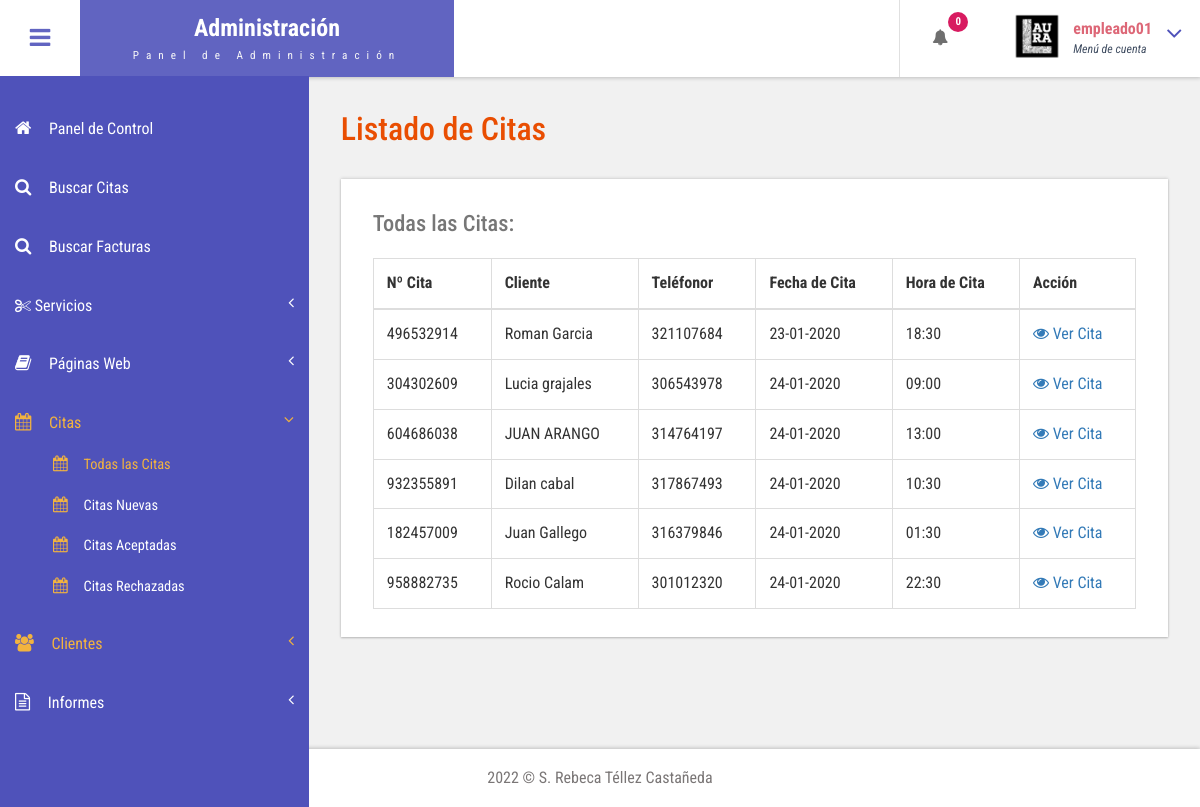
Page /admin/all-appointment.php (signed in) on the committed database.
### tables this page shows
CREATE TABLE
    IF NOT EXISTS `tblappointment` (
        `ID` INT(10) NOT NULL,
        `AptNumber` VARCHAR(80) DEFAULT NULL,
        `Name` VARCHAR(120) DEFAULT NULL,
        `Email` VARCHAR(120) DEFAULT NULL,
        `PhoneNumber` VARCHAR (9) DEFAULT NULL,
        `AptDate` VARCHAR(120) DEFAULT NULL,
        `AptTime` VARCHAR(120) DEFAULT NULL,
        `Services` VARCHAR(120) DEFAULT NULL,
        `ApplyDate` TIMESTAMP NULL DEFAULT CURRENT_TIMESTAMP,
        `Remark` VARCHAR(250) NOT NULL,
        `Status` VARCHAR(50) NOT NULL,
        `RemarkDate` TIMESTAMP NOT NULL DEFAULT '0000-00-00 00:00:00'
        ON
        UPDATE
            CURRENT_TIMESTAMP
    );

### admin/all-appointment.php (the view, shortened to what this page needs)
<?php
include('includes/dbconnection.php');
if (strlen($_SESSION['bpmsaid'] == 0)) {
	header('location:logout.php');
} else {
?>
	<!DOCTYPE HTML>
	<html>
	<head>
		<link href="css/bootstrap.css" rel='stylesheet' type='text/css' />
		<link href="css/style.css" rel='stylesheet' type='text/css' />
		<link href="css/font-awesome.css" rel="stylesheet">
		<link href="css/animate.css" rel="stylesheet" type="text/css" media="all">
		<link href="css/custom.css" rel="stylesheet">
	</head>
	<body class="cbp-spmenu-push">
		<div class="main-content">
			<?php include_once('includes/sidebar.php'); ?>
			<?php include_once('includes/header.php'); ?>
			<div id="page-wrapper">
				<div class="main-page">
					<div class="tables">
						<h3 class="title1">Listado de Citas</h3>
						<div class="table-responsive bs-example widget-shadow">
							<h4>Todas las Citas:</h4>
							<table class="table table-bordered">
								<thead>
									<th>Nº Cita</th>
									<th>Cliente</th>
									<th>Teléfonor</th>
									<th>Fecha de Cita</th>
									<th>Hora de Cita</th>
									<th>Acción</th>
								</thead>
								<tbody>
									<?php
									$ret = mysqli_query($con, "select *from  tblappointment");
									while ($row = mysqli_fetch_array($ret)) {
									?>
										<tr>
											<td><?php echo $row['AptNumber']; ?></td>
											<td><?php echo $row['Name']; ?></td>
											<td><?php echo $row['PhoneNumber']; ?></td>
											<td><?php
												$date = date_create($row['AptDate']);
												echo date_format($date, 'd-m-Y'); ?>
											</td>
											<td><?php
												$date = date_create($row['AptTime']);
												echo date_format($date, 'H:i'); ?>
											</td>
											<td>
												<a href="view-appointment.php?viewid=<?php echo $row['ID']; ?>">
													<i class="fa fa-eye"></i>
													Ver Cita
												</a>
											</td>
										</tr> <?php
											} ?>
								</tbody>
							</table>
						</div>
					</div>
				</div>
			</div>
			<?php include_once('includes/footer.php'); ?>
		</div>
	</body>
	</html>
<?php }  ?>

### admin/includes/sidebar.php (shortened to what this page needs)
<div class=" sidebar" role="navigation">
  <div class="navbar-collapse">
    <nav class="cbp-spmenu cbp-spmenu-vertical cbp-spmenu-left" id="cbp-spmenu-s1">
      <ul class="nav" id="side-menu">
        <li>
          <a href="dashboard.php"><i class="fa fa-home nav_icon"></i>Panel de Control</a>
        </li>
        <li>
          <a href="search-appointment.php" class="chart-nav"><i class="fa fa-search nav_icon"></i>Buscar Citas</a>
        </li>
        <li>
          <a href="search-invoices.php" class="chart-nav"><i class="fa fa-search nav_icon"></i>Buscar Facturas</a>
        </li>
        <li>
          <a href="add-services.php"><i class="fa fa-scissors"></i> Servicios<span class="fa arrow"></span> </a>
        </li>
        <li class="">
          <a href="about-us.php"><i class="fa fa-book nav_icon"></i>Páginas Web <span class="fa arrow"></span></a>
        </li>
        <li>
          <a href="all-appointment.php"><i class="fa fa-calendar nav_icon"></i>Citas<span class="fa arrow"></span></a>
          <ul class="nav nav-second-level collapse">
            <li>
              <a href="all-appointment.php"><i class="fa fa-calendar nav_icon"></i>Todas las Citas</a>
            </li>
            <li>
              <a href="new-appointment.php"><i class="fa fa-calendar nav_icon"></i>Citas Nuevas</a>
            </li>
            <li>
              <a href="accepted-appointment.php"><i class="fa fa-calendar nav_icon"></i>Citas Aceptadas</a>
            </li>
            <li>
              <a href="rejected-appointment.php"><i class="fa fa-calendar nav_icon"></i>Citas Rechazadas</a>
            </li>
          </ul>
        </li>
        <li>
          <a href="all-appointment.php"><i class="fa fa-users nav_icon"></i>Clientes<span class="fa arrow"></span></a>
        </li>
        <li>
          <a href="#"><i class="fa fa-file-text-o nav_icon"></i>Informes<span class="fa arrow"></span></a>
        </li>
      </ul>
    </nav>
  </div>
</div>

### admin/includes/header.php (shortened to what this page needs)
<div class="sticky-header header-section ">
  <div class="header-left">
    <button id="showLeftPush"><i class="fa fa-bars"></i></button>
    <div class="logo">
      <a href="index.php">
        <h1>Administración</h1>
        <span>Panel de Administración</span>
      </a>
    </div>
  </div>
  <div class="header-right">
    <div class="profile_details_left">
      <ul class="nofitications-dropdown">
        <?php
        $ret1 = mysqli_query($con, "select ID,Name from  tblappointment where Status=''");
        $num = mysqli_num_rows($ret1);
        ?>
        <li class="dropdown head-dpdn">
          <a href="#" class="dropdown-toggle" data-toggle="dropdown" aria-expanded="false"><i class="fa fa-bell"></i><span class="badge blue"><?php echo $num; ?></span></a>
        </li>
      </ul>
      <div class="clearfix"> </div>
    </div>
    <div class="profile_details">
      <?php
      $adid = $_SESSION['bpmsaid'];
      $ret = mysqli_query($con, "select AdminName from tbladmin where ID='$adid'");
      $row = mysqli_fetch_array($ret);
      $name = $row['AdminName'];
      ?>
      <ul>
        <li class="dropdown profile_details_drop">
          <a href="#" class="dropdown-toggle" data-toggle="dropdown" aria-expanded="false">
            <div class="profile_img">
              <span class="prfil-img"><img src="images/laura_logo.png" alt="" width="50" height="50"> </span>
              <div class="user-name">
                <p><?php echo $name; ?></p>
                <span>Menú de cuenta</span>
              </div>
              <i class="fa fa-angle-down lnr"></i>
              <div class="clearfix"></div>
            </div>
          </a>
        </li>
      </ul>
    </div>
  </div>
  <div class="clearfix"> </div>
</div>

### admin/includes/footer.php
<div class="footer">
   <p>2022 &copy; S. Rebeca Téllez Castañeda</p>
</div>

### admin/css/custom.css (style rules this page uses)
#page-wrapper { padding:7em 2em 2.5em; background-color: #F1F1F1; }
.sidebar .arrow { float: right; }
.sidebar .fa.arrow:before { content: "\f104"; }
.sidebar .active>a>.fa.arrow:before { content: "\f107"; }
.sidebar .nav-second-level li, .sidebar .nav-third-level li { border-bottom: 0!important; margin-bottom: 0; }
.sidebar .nav-second-level li a { padding-left: 53px; font-size: .9em; }

### rows in the picture
tblappointment: AptNumber "496532914", Name "Roman Garcia", PhoneNumber "321107684", AptDate "23-01-2020", AptTime "18:30"
tblappointment: AptNumber "304302609", Name "Lucia grajales", PhoneNumber "306543978", AptDate "24-01-2020", AptTime "09:00"
tblappointment: AptNumber "604686038", Name "JUAN ARANGO", PhoneNumber "314764197", AptDate "24-01-2020", AptTime "13:00"
tblappointment: AptNumber "932355891", Name "Dilan cabal", PhoneNumber "317867493", AptDate "24-01-2020", AptTime "10:30"
tblappointment: AptNumber "182457009", Name "Juan Gallego", PhoneNumber "316379846", AptDate "24-01-2020", AptTime "01:30"
tblappointment: AptNumber "958882735", Name "Rocio Calam", PhoneNumber "301012320", AptDate "24-01-2020", AptTime "22:30"

### other values in the picture
$num "0"
$name "empleado01"
